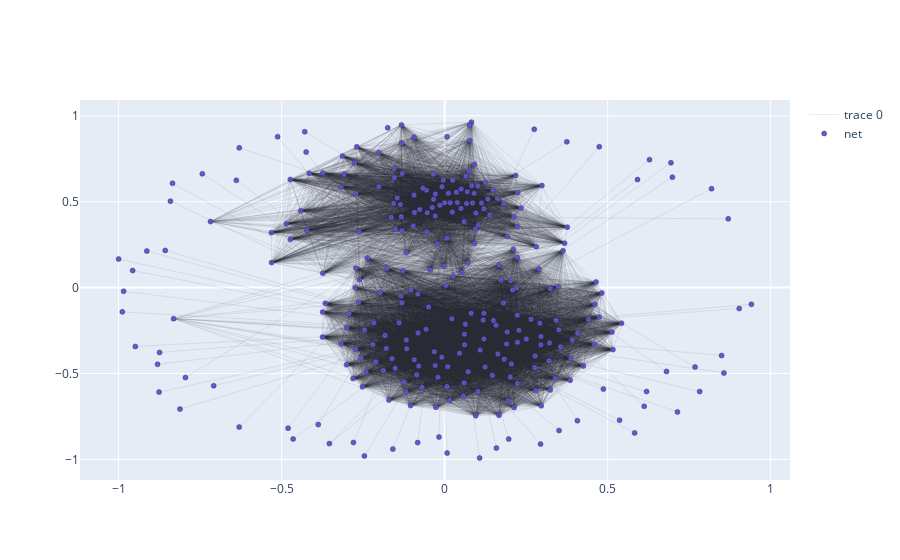

Notebook code for this chart:
### Code cell
# plot interactive graph (second variant)
friends_out_union_list = [*friends_out1[user1]['items'], *friends_out2[user2]['items']]

plot_graph_plotly(u1,friends_out_union_list)

### Figure 1 — Plotly figure (JSON) as saved in the notebook; plotly's stock layout.template omitted (floating-point values rounded to 4 significant figures; data arrays with more than 128 entries replaced by an {"elided": "..."} marker saying what was removed)
{"data": [{"hoverinfo": "none", "line": {"color": "rgb(50,50,60)", "width": 0.1}, "mode": "lines", "type": "scatter", "x": {"elided": "41121 float values"}, "y": {"elided": "41121 float values"}}, {"hoverinfo": "text", "marker": {"color": "#6959CD", "line": {"color": "rgb(50,50,120)", "width": 0.5}, "size": 5, "symbol": "circle-dot"}, "mode": "markers", "name": "net", "type": "scatter", "x": {"elided": "295 float values"}, "y": {"elided": "295 float values"}}], "layout": {}}
